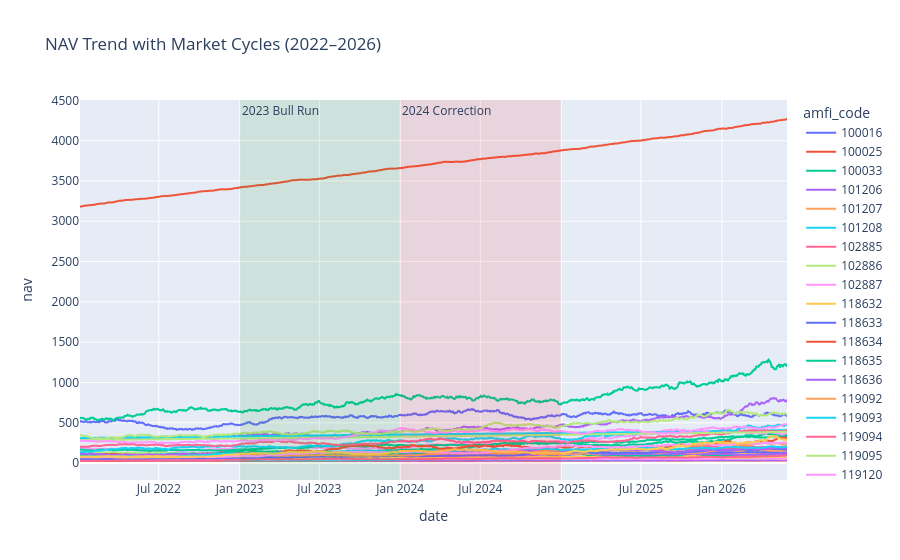

Notebook source saved alongside this figure:
### Code cell
fig = px.line(
    nav,
    x="date",
    y="nav",
    color="amfi_code",
    title="NAV Trend with Market Cycles (2022–2026)"
)

# 2023 Bull Run highlight
fig.add_vrect(
    x0="2023-01-01",
    x1="2023-12-31",
    fillcolor="green",
    opacity=0.1,
    line_width=0,
    annotation_text="2023 Bull Run",
    annotation_position="top left"
)

# 2024 Correction highlight
fig.add_vrect(
    x0="2024-01-01",
    x1="2024-12-31",
    fillcolor="red",
    opacity=0.1,
    line_width=0,
    annotation_text="2024 Correction",
    annotation_position="top left"
)

fig.show()

### Figure 1 — Plotly figure (JSON) as saved in the notebook; plotly's stock layout.template omitted (floating-point values rounded to 4 significant figures; data arrays with more than 128 entries replaced by an {"elided": "..."} marker saying what was removed)
{"data": [{"hovertemplate": "amfi_code=100016<br>date=%{x}<br>nav=%{y}<extra></extra>", "legendgroup": "100016", "line": {"color": "#636efa", "dash": "solid"}, "marker": {"symbol": "circle"}, "mode": "lines", "name": "100016", "showlegend": true, "type": "scattergl", "x": {"elided": "1150 str values"}, "xaxis": "x", "y": {"elided": "1150 float values"}, "yaxis": "y"}, {"hovertemplate": "amfi_code=100025<br>date=%{x}<br>nav=%{y}<extra></extra>", "legendgroup": "100025", "line": {"color": "#EF553B", "dash": "solid"}, "marker": {"symbol": "circle"}, "mode": "lines", "name": "100025", "showlegend": true, "type": "scattergl", "x": {"elided": "1150 str values"}, "xaxis": "x", "y": {"elided": "1150 float values"}, "yaxis": "y"}, {"hovertemplate": "amfi_code=100033<br>date=%{x}<br>nav=%{y}<extra></extra>", "legendgroup": "100033", "line": {"color": "#00cc96", "dash": "solid"}, "marker": {"symbol": "circle"}, "mode": "lines", "name": "100033", "showlegend": true, "type": "scattergl", "x": {"elided": "1150 str values"}, "xaxis": "x", "y": {"elided": "1150 float values"}, "yaxis": "y"}, {"hovertemplate": "amfi_code=101206<br>date=%{x}<br>nav=%{y}<extra></extra>", "legendgroup": "101206", "line": {"color": "#ab63fa", "dash": "solid"}, "marker": {"symbol": "circle"}, "mode": "lines", "name": "101206", "showlegend": true, "type": "scattergl", "x": {"elided": "1150 str values"}, "xaxis": "x", "y": {"elided": "1150 float values"}, "yaxis": "y"}, {"hovertemplate": "amfi_code=101207<br>date=%{x}<br>nav=%{y}<extra></extra>", "legendgroup": "101207", "line": {"color": "#FFA15A", "dash": "solid"}, "marker": {"symbol": "circle"}, "mode": "lines", "name": "101207", "showlegend": true, "type": "scattergl", "x": {"elided": "1150 str values"}, "xaxis": "x", "y": {"elided": "1150 float values"}, "yaxis": "y"}, {"hovertemplate": "amfi_code=101208<br>date=%{x}<br>nav=%{y}<extra></extra>", "legendgroup": "101208", "line": {"color": "#19d3f3", "dash": "solid"}, "marker": {"symbol": "circle"}, "mode": "lines", "name": "101208", "showlegend": true, "type": "scattergl", "x": {"elided": "1150 str values"}, "xaxis": "x", "y": {"elided": "1150 float values"}, "yaxis": "y"}, {"hovertemplate": "amfi_code=102885<br>date=%{x}<br>nav=%{y}<extra></extra>", "legendgroup": "102885", "line": {"color": "#FF6692", "dash": "solid"}, "marker": {"symbol": "circle"}, "mode": "lines", "name": "102885", "showlegend": true, "type": "scattergl", "x": {"elided": "1150 str values"}, "xaxis": "x", "y": {"elided": "1150 float values"}, "yaxis": "y"}, {"hovertemplate": "amfi_code=102886<br>date=%{x}<br>nav=%{y}<extra></extra>", "legendgroup": "102886", "line": {"color": "#B6E880", "dash": "solid"}, "marker": {"symbol": "circle"}, "mode": "lines", "name": "102886", "showlegend": true, "type": "scattergl", "x": {"elided": "1150 str values"}, "xaxis": "x", "y": {"elided": "1150 float values"}, "yaxis": "y"}, {"hovertemplate": "amfi_code=102887<br>date=%{x}<br>nav=%{y}<extra></extra>", "legendgroup": "102887", "line": {"color": "#FF97FF", "dash": "solid"}, "marker": {"symbol": "circle"}, "mode": "lines", "name": "102887", "showlegend": true, "type": "scattergl", "x": {"elided": "1150 str values"}, "xaxis": "x", "y": {"elided": "1150 float values"}, "yaxis": "y"}, {"hovertemplate": "amfi_code=118632<br>date=%{x}<br>nav=%{y}<extra></extra>", "legendgroup": "118632", "line": {"color": "#FECB52", "dash": "solid"}, "marker": {"symbol": "circle"}, "mode": "lines", "name": "118632", "showlegend": true, "type": "scattergl", "x": {"elided": "1150 str values"}, "xaxis": "x", "y": {"elided": "1150 float values"}, "yaxis": "y"}, {"hovertemplate": "amfi_code=118633<br>date=%{x}<br>nav=%{y}<extra></extra>", "legendgroup": "118633", "line": {"color": "#636efa", "dash": "solid"}, "marker": {"symbol": "circle"}, "mode": "lines", "name": "118633", "showlegend": true, "type": "scattergl", "x": {"elided": "1150 str values"}, "xaxis": "x", "y": {"elided": "1150 float values"}, "yaxis": "y"}, {"hovertemplate": "amfi_code=118634<br>date=%{x}<br>nav=%{y}<extra></extra>", "legendgroup": "118634", "line": {"color": "#EF553B", "dash": "solid"}, "marker": {"symbol": "circle"}, "mode": "lines", "name": "118634", "showlegend": true, "type": "scattergl", "x": {"elided": "1150 str values"}, "xaxis": "x", "y": {"elided": "1150 float values"}, "yaxis": "y"}, {"hovertemplate": "amfi_code=118635<br>date=%{x}<br>nav=%{y}<extra></extra>", "legendgroup": "118635", "line": {"color": "#00cc96", "dash": "solid"}, "marker": {"symbol": "circle"}, "mode": "lines", "name": "118635", "showlegend": true, "type": "scattergl", "x": {"elided": "1150 str values"}, "xaxis": "x", "y": {"elided": "1150 float values"}, "yaxis": "y"}, {"hovertemplate": "amfi_code=118636<br>date=%{x}<br>nav=%{y}<extra></extra>", "legendgroup": "118636", "line": {"color": "#ab63fa", "dash": "solid"}, "marker": {"symbol": "circle"}, "mode": "lines", "name": "118636", "showlegend": true, "type": "scattergl", "x": {"elided": "1150 str values"}, "xaxis": "x", "y": {"elided": "1150 float values"}, "yaxis": "y"}, {"hovertemplate": "amfi_code=119092<br>date=%{x}<br>nav=%{y}<extra></extra>", "legendgroup": "119092", "line": {"color": "#FFA15A", "dash": "solid"}, "marker": {"symbol": "circle"}, "mode": "lines", "name": "119092", "showlegend": true, "type": "scattergl", "x": {"elided": "1150 str values"}, "xaxis": "x", "y": {"elided": "1150 float values"}, "yaxis": "y"}, {"hovertemplate": "amfi_code=119093<br>date=%{x}<br>nav=%{y}<extra></extra>", "legendgroup": "119093", "line": {"color": "#19d3f3", "dash": "solid"}, "marker": {"symbol": "circle"}, "mode": "lines", "name": "119093", "showlegend": true, "type": "scattergl", "x": {"elided": "1150 str values"}, "xaxis": "x", "y": {"elided": "1150 float values"}, "yaxis": "y"}, {"hovertemplate": "amfi_code=119094<br>date=%{x}<br>nav=%{y}<extra></extra>", "legendgroup": "119094", "line": {"color": "#FF6692", "dash": "solid"}, "marker": {"symbol": "circle"}, "mode": "lines", "name": "119094", "showlegend": true, "type": "scattergl", "x": {"elided": "1150 str values"}, "xaxis": "x", "y": {"elided": "1150 float values"}, "yaxis": "y"}, {"hovertemplate": "amfi_code=119095<br>date=%{x}<br>nav=%{y}<extra></extra>", "legendgroup": "119095", "line": {"color": "#B6E880", "dash": "solid"}, "marker": {"symbol": "circle"}, "mode": "lines", "name": "119095", "showlegend": true, "type": "scattergl", "x": {"elided": "1150 str values"}, "xaxis": "x", "y": {"elided": "1150 float values"}, "yaxis": "y"}, {"hovertemplate": "amfi_code=119120<br>date=%{x}<br>nav=%{y}<extra></extra>", "legendgroup": "119120", "line": {"color": "#FF97FF", "dash": "solid"}, "marker": {"symbol": "circle"}, "mode": "lines", "name": "119120", "showlegend": true, "type": "scattergl", "x": {"elided": "1150 str values"}, "xaxis": "x", "y": {"elided": "1150 float values"}, "yaxis": "y"}, {"hovertemplate": "amfi_code=119551<br>date=%{x}<br>nav=%{y}<extra></extra>", "legendgroup": "119551", "line": {"color": "#FECB52", "dash": "solid"}, "marker": {"symbol": "circle"}, "mode": "lines", "name": "119551", "showlegend": true, "type": "scattergl", "x": {"elided": "1150 str values"}, "xaxis": "x", "y": {"elided": "1150 float values"}, "yaxis": "y"}, {"hovertemplate": "amfi_code=119552<br>date=%{x}<br>nav=%{y}<extra></extra>", "legendgroup": "119552", "line": {"color": "#636efa", "dash": "solid"}, "marker": {"symbol": "circle"}, "mode": "lines", "name": "119552", "showlegend": true, "type": "scattergl", "x": {"elided": "1150 str values"}, "xaxis": "x", "y": {"elided": "1150 float values"}, "yaxis": "y"}, {"hovertemplate": "amfi_code=119598<br>date=%{x}<br>nav=%{y}<extra></extra>", "legendgroup": "119598", "line": {"color": "#EF553B", "dash": "solid"}, "marker": {"symbol": "circle"}, "mode": "lines", "name": "119598", "showlegend": true, "type": "scattergl", "x": {"elided": "1150 str values"}, "xaxis": "x", "y": {"elided": "1150 float values"}, "yaxis": "y"}, {"hovertemplate": "amfi_code=119599<br>date=%{x}<br>nav=%{y}<extra></extra>", "legendgroup": "119599", "line": {"color": "#00cc96", "dash": "solid"}, "marker": {"symbol": "circle"}, "mode": "lines", "name": "119599", "showlegend": true, "type": "scattergl", "x": {"elided": "1150 str values"}, "xaxis": "x", "y": {"elided": "1150 float values"}, "yaxis": "y"}, {"hovertemplate": "amfi_code=120503<br>date=%{x}<br>nav=%{y}<extra></extra>", "legendgroup": "120503", "line": {"color": "#ab63fa", "dash": "solid"}, "marker": {"symbol": "circle"}, "mode": "lines", "name": "120503", "showlegend": true, "type": "scattergl", "x": {"elided": "1150 str values"}, "xaxis": "x", "y": {"elided": "1150 float values"}, "yaxis": "y"}, {"hovertemplate": "amfi_code=120504<br>date=%{x}<br>nav=%{y}<extra></extra>", "legendgroup": "120504", "line": {"color": "#FFA15A", "dash": "solid"}, "marker": {"symbol": "circle"}, "mode": "lines", "name": "120504", "showlegend": true, "type": "scattergl", "x": {"elided": "1150 str values"}, "xaxis": "x", "y": {"elided": "1150 float values"}, "yaxis": "y"}, {"hovertemplate": "amfi_code=120505<br>date=%{x}<br>nav=%{y}<extra></extra>", "legendgroup": "120505", "line": {"color": "#19d3f3", "dash": "solid"}, "marker": {"symbol": "circle"}, "mode": "lines", "name": "120505", "showlegend": true, "type": "scattergl", "x": {"elided": "1150 str values"}, "xaxis": "x", "y": {"elided": "1150 float values"}, "yaxis": "y"}, {"hovertemplate": "amfi_code=120506<br>date=%{x}<br>nav=%{y}<extra></extra>", "legendgroup": "120506", "line": {"color": "#FF6692", "dash": "solid"}, "marker": {"symbol": "circle"}, "mode": "lines", "name": "120506", "showlegend": true, "type": "scattergl", "x": {"elided": "1150 str values"}, "xaxis": "x", "y": {"elided": "1150 float values"}, "yaxis": "y"}, {"hovertemplate": "amfi_code=120507<br>date=%{x}<br>nav=%{y}<extra></extra>", "legendgroup": "120507", "line": {"color": "#B6E880", "dash": "solid"}, "marker": {"symbol": "circle"}, "mode": "lines", "name": "120507", "showlegend": true, "type": "scattergl", "x": {"elided": "1150 str values"}, "xaxis": "x", "y": {"elided": "1150 float values"}, "yaxis": "y"}, {"hovertemplate": "amfi_code=120841<br>date=%{x}<br>nav=%{y}<extra></extra>", "legendgroup": "120841", "line": {"color": "#FF97FF", "dash": "solid"}, "marker": {"symbol": "circle"}, "mode": "lines", "name": "120841", "showlegend": true, "type": "scattergl", "x": {"elided": "1150 str values"}, "xaxis": "x", "y": {"elided": "1150 float values"}, "yaxis": "y"}, {"hovertemplate": "amfi_code=120842<br>date=%{x}<br>nav=%{y}<extra></extra>", "legendgroup": "120842", "line": {"color": "#FECB52", "dash": "solid"}, "marker": {"symbol": "circle"}, "mode": "lines", "name": "120842", "showlegend": true, "type": "scattergl", "x": {"elided": "1150 str values"}, "xaxis": "x", "y": {"elided": "1150 float values"}, "yaxis": "y"}, {"hovertemplate": "amfi_code=120843<br>date=%{x}<br>nav=%{y}<extra></extra>", "legendgroup": "120843", "line": {"color": "#636efa", "dash": "solid"}, "marker": {"symbol": "circle"}, "mode": "lines", "name": "120843", "showlegend": true, "type": "scattergl", "x": {"elided": "1150 str values"}, "xaxis": "x", "y": {"elided": "1150 float values"}, "yaxis": "y"}, {"hovertemplate": "amfi_code=120844<br>date=%{x}<br>nav=%{y}<extra></extra>", "legendgroup": "120844", "line": {"color": "#EF553B", "dash": "solid"}, "marker": {"symbol": "circle"}, "mode": "lines", "name": "120844", "showlegend": true, "type": "scattergl", "x": {"elided": "1150 str values"}, "xaxis": "x", "y": {"elided": "1150 float values"}, "yaxis": "y"}, {"hovertemplate": "amfi_code=125497<br>date=%{x}<br>nav=%{y}<extra></extra>", "legendgroup": "125497", "line": {"color": "#00cc96", "dash": "solid"}, "marker": {"symbol": "circle"}, "mode": "lines", "name": "125497", "showlegend": true, "type": "scattergl", "x": {"elided": "1150 str values"}, "xaxis": "x", "y": {"elided": "1150 float values"}, "yaxis": "y"}, {"hovertemplate": "amfi_code=125498<br>date=%{x}<br>nav=%{y}<extra></extra>", "legendgroup": "125498", "line": {"color": "#ab63fa", "dash": "solid"}, "marker": {"symbol": "circle"}, "mode": "lines", "name": "125498", "showlegend": true, "type": "scattergl", "x": {"elided": "1150 str values"}, "xaxis": "x", "y": {"elided": "1150 float values"}, "yaxis": "y"}, {"hovertemplate": "amfi_code=148567<br>date=%{x}<br>nav=%{y}<extra></extra>", "legendgroup": "148567", "line": {"color": "#FFA15A", "dash": "solid"}, "marker": {"symbol": "circle"}, "mode": "lines", "name": "148567", "showlegend": true, "type": "scattergl", "x": {"elided": "1150 str values"}, "xaxis": "x", "y": {"elided": "1150 float values"}, "yaxis": "y"}, {"hovertemplate": "amfi_code=148568<br>date=%{x}<br>nav=%{y}<extra></extra>", "legendgroup": "148568", "line": {"color": "#19d3f3", "dash": "solid"}, "marker": {"symbol": "circle"}, "mode": "lines", "name": "148568", "showlegend": true, "type": "scattergl", "x": {"elided": "1150 str values"}, "xaxis": "x", "y": {"elided": "1150 float values"}, "yaxis": "y"}, {"hovertemplate": "amfi_code=148569<br>date=%{x}<br>nav=%{y}<extra></extra>", "legendgroup": "148569", "line": {"color": "#FF6692", "dash": "solid"}, "marker": {"symbol": "circle"}, "mode": "lines", "name": "148569", "showlegend": true, "type": "scattergl", "x": {"elided": "1150 str values"}, "xaxis": "x", "y": {"elided": "1150 float values"}, "yaxis": "y"}, {"hovertemplate": "amfi_code=149322<br>date=%{x}<br>nav=%{y}<extra></extra>", "legendgroup": "149322", "line": {"color": "#B6E880", "dash": "solid"}, "marker": {"symbol": "circle"}, "mode": "lines", "name": "149322", "showlegend": true, "type": "scattergl", "x": {"elided": "1150 str values"}, "xaxis": "x", "y": {"elided": "1150 float values"}, "yaxis": "y"}, {"hovertemplate": "amfi_code=149323<br>date=%{x}<br>nav=%{y}<extra></extra>", "legendgroup": "149323", "line": {"color": "#FF97FF", "dash": "solid"}, "marker": {"symbol": "circle"}, "mode": "lines", "name": "149323", "showlegend": true, "type": "scattergl", "x": {"elided": "1150 str values"}, "xaxis": "x", "y": {"elided": "1150 float values"}, "yaxis": "y"}, {"hovertemplate": "amfi_code=149324<br>date=%{x}<br>nav=%{y}<extra></extra>", "legendgroup": "149324", "line": {"color": "#FECB52", "dash": "solid"}, "marker": {"symbol": "circle"}, "mode": "lines", "name": "149324", "showlegend": true, "type": "scattergl", "x": {"elided": "1150 str values"}, "xaxis": "x", "y": {"elided": "1150 float values"}, "yaxis": "y"}], "layout": {"annotations": [{"showarrow": false, "text": "2023 Bull Run", "x": "2023-01-01", "xanchor": "left", "xref": "x", "y": 1, "yanchor": "top", "yref": "y domain"}, {"showarrow": false, "text": "2024 Correction", "x": "2024-01-01", "xanchor": "left", "xref": "x", "y": 1, "yanchor": "top", "yref": "y domain"}], "legend": {"title": {"text": "amfi_code"}, "tracegroupgap": 0}, "shapes": [{"fillcolor": "green", "line": {"width": 0}, "opacity": 0.1, "type": "rect", "x0": "2023-01-01", "x1": "2023-12-31", "xref": "x", "y0": 0, "y1": 1, "yref": "y domain"}, {"fillcolor": "red", "line": {"width": 0}, "opacity": 0.1, "type": "rect", "x0": "2024-01-01", "x1": "2024-12-31", "xref": "x", "y0": 0, "y1": 1, "yref": "y domain"}], "title": {"text": "NAV Trend with Market Cycles (2022–2026)"}, "xaxis": {"anchor": "y", "domain": [0, 1], "title": {"text": "date"}}, "yaxis": {"anchor": "x", "domain": [0, 1], "title": {"text": "nav"}}}}
